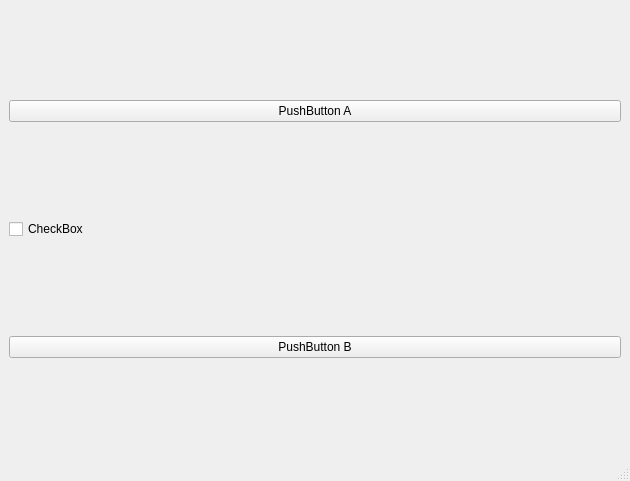
<?xml version="1.0" encoding="UTF-8"?>
<ui version="4.0">
 <class>MainWindow</class>
 <widget class="QMainWindow" name="MainWindow">
  <property name="geometry">
   <rect>
    <x>0</x>
    <y>0</y>
    <width>630</width>
    <height>481</height>
   </rect>
  </property>
  <property name="windowTitle">
   <string>MainWindow</string>
  </property>
  <widget class="QWidget" name="centralwidget">
   <layout class="QVBoxLayout" name="verticalLayout">
    <item>
     <widget class="QPushButton" name="pushButton">
      <property name="text">
       <string>PushButton A</string>
      </property>
     </widget>
    </item>
    <item>
     <widget class="QCheckBox" name="checkBox">
      <property name="text">
       <string>CheckBox</string>
      </property>
     </widget>
    </item>
    <item>
     <widget class="QPushButton" name="pushButton_2">
      <property name="text">
       <string>PushButton B</string>
      </property>
     </widget>
    </item>
   </layout>
  </widget>
  <widget class="QMenuBar" name="menubar">
   <property name="geometry">
    <rect>
     <x>0</x>
     <y>0</y>
     <width>630</width>
     <height>22</height>
    </rect>
   </property>
  </widget>
  <widget class="QStatusBar" name="statusbar"/>
 </widget>
 <resources/>
 <connections>
  <connection>
   <sender>checkBox</sender>
   <signal>toggled(bool)</signal>
   <receiver>pushButton_2</receiver>
   <slot>setDisabled(bool)</slot>
   <hints>
    <hint type="sourcelabel">
     <x>66</x>
     <y>242</y>
    </hint>
    <hint type="destinationlabel">
     <x>160</x>
     <y>350</y>
    </hint>
   </hints>
  </connection>
 </connections>
</ui>
